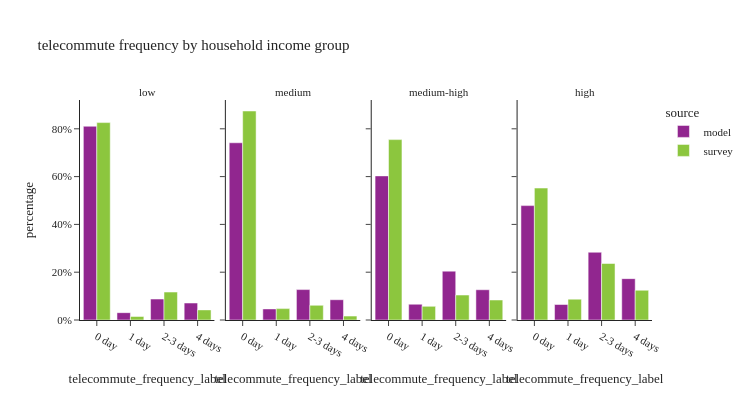

Write notebook code for a chart like this one.
### Code cell
util.plot_share_facetbar(per_data, 'person_weight', share_col="telecommute_frequency_label", title="telecommute frequency by household income group", 
                            facet_col="income_group", facet_col_wrap=4, height=400, orientation='v')

### Figure 1 — Plotly figure (JSON) as saved in the notebook; plotly's stock layout.template omitted (floating-point values rounded to 4 significant figures)
{"data": [{"alignmentgroup": "True", "customdata": [[156893], [5935], [16959], [13752]], "hovertemplate": "source=model<br>income_group=low<br>telecommute_frequency_label=%{x}<br>percentage=%{y}<br>sample_size=%{customdata[0]}<extra></extra>", "legendgroup": "model", "marker": {"color": "#91268F", "pattern": {"shape": ""}}, "name": "model", "offsetgroup": "model", "orientation": "v", "showlegend": true, "textposition": "auto", "type": "bar", "x": ["0 day", "1 day", "2-3 days", "4 days"], "xaxis": "x", "y": [0.8107, 0.03067, 0.08763, 0.07106], "yaxis": "y"}, {"alignmentgroup": "True", "customdata": [[285851], [17864], [49062], [32698]], "hovertemplate": "source=model<br>income_group=medium<br>telecommute_frequency_label=%{x}<br>percentage=%{y}<br>sample_size=%{customdata[0]}<extra></extra>", "legendgroup": "model", "marker": {"color": "#91268F", "pattern": {"shape": ""}}, "name": "model", "offsetgroup": "model", "orientation": "v", "showlegend": false, "textposition": "auto", "type": "bar", "x": ["0 day", "1 day", "2-3 days", "4 days"], "xaxis": "x2", "y": [0.7416, 0.04634, 0.1273, 0.08483], "yaxis": "y2"}, {"alignmentgroup": "True", "customdata": [[297952], [32602], [101009], [62562]], "hovertemplate": "source=model<br>income_group=medium-high<br>telecommute_frequency_label=%{x}<br>percentage=%{y}<br>sample_size=%{customdata[0]}<extra></extra>", "legendgroup": "model", "marker": {"color": "#91268F", "pattern": {"shape": ""}}, "name": "model", "offsetgroup": "model", "orientation": "v", "showlegend": false, "textposition": "auto", "type": "bar", "x": ["0 day", "1 day", "2-3 days", "4 days"], "xaxis": "x3", "y": [0.603, 0.06598, 0.2044, 0.1266], "yaxis": "y3"}, {"alignmentgroup": "True", "customdata": [[248244], [33615], [147044], [89731]], "hovertemplate": "source=model<br>income_group=high<br>telecommute_frequency_label=%{x}<br>percentage=%{y}<br>sample_size=%{customdata[0]}<extra></extra>", "legendgroup": "model", "marker": {"color": "#91268F", "pattern": {"shape": ""}}, "name": "model", "offsetgroup": "model", "orientation": "v", "showlegend": false, "textposition": "auto", "type": "bar", "x": ["0 day", "1 day", "2-3 days", "4 days"], "xaxis": "x4", "y": [0.4786, 0.06481, 0.2835, 0.173], "yaxis": "y4"}, {"alignmentgroup": "True", "customdata": [[419], [16], [53], [42]], "hovertemplate": "source=survey<br>income_group=low<br>telecommute_frequency_label=%{x}<br>percentage=%{y}<br>sample_size=%{customdata[0]}<extra></extra>", "legendgroup": "survey", "marker": {"color": "#8CC63E", "pattern": {"shape": ""}}, "name": "survey", "offsetgroup": "survey", "orientation": "v", "showlegend": true, "textposition": "auto", "type": "bar", "x": ["0 day", "1 day", "2-3 days", "4 days"], "xaxis": "x", "y": [0.826, 0.01481, 0.1169, 0.04231], "yaxis": "y"}, {"alignmentgroup": "True", "customdata": [[293], [22], [65], [40]], "hovertemplate": "source=survey<br>income_group=medium<br>telecommute_frequency_label=%{x}<br>percentage=%{y}<br>sample_size=%{customdata[0]}<extra></extra>", "legendgroup": "survey", "marker": {"color": "#8CC63E", "pattern": {"shape": ""}}, "name": "survey", "offsetgroup": "survey", "orientation": "v", "showlegend": false, "textposition": "auto", "type": "bar", "x": ["0 day", "1 day", "2-3 days", "4 days"], "xaxis": "x2", "y": [0.8745, 0.04767, 0.06148, 0.01635], "yaxis": "y2"}, {"alignmentgroup": "True", "customdata": [[613], [82], [217], [151]], "hovertemplate": "source=survey<br>income_group=medium-high<br>telecommute_frequency_label=%{x}<br>percentage=%{y}<br>sample_size=%{customdata[0]}<extra></extra>", "legendgroup": "survey", "marker": {"color": "#8CC63E", "pattern": {"shape": ""}}, "name": "survey", "offsetgroup": "survey", "orientation": "v", "showlegend": false, "textposition": "auto", "type": "bar", "x": ["0 day", "1 day", "2-3 days", "4 days"], "xaxis": "x3", "y": [0.7548, 0.05712, 0.1044, 0.08366], "yaxis": "y3"}, {"alignmentgroup": "True", "customdata": [[463], [83], [329], [219]], "hovertemplate": "source=survey<br>income_group=high<br>telecommute_frequency_label=%{x}<br>percentage=%{y}<br>sample_size=%{customdata[0]}<extra></extra>", "legendgroup": "survey", "marker": {"color": "#8CC63E", "pattern": {"shape": ""}}, "name": "survey", "offsetgroup": "survey", "orientation": "v", "showlegend": false, "textposition": "auto", "type": "bar", "x": ["0 day", "1 day", "2-3 days", "4 days"], "xaxis": "x4", "y": [0.5521, 0.08714, 0.2363, 0.1244], "yaxis": "y4"}], "layout": {"annotations": [{"font": {}, "showarrow": false, "text": "low", "x": 0.1175, "xanchor": "center", "xref": "paper", "y": 1.0, "yanchor": "bottom", "yref": "paper"}, {"font": {}, "showarrow": false, "text": "medium", "x": 0.3725, "xanchor": "center", "xref": "paper", "y": 1.0, "yanchor": "bottom", "yref": "paper"}, {"font": {}, "showarrow": false, "text": "medium-high", "x": 0.6275, "xanchor": "center", "xref": "paper", "y": 1.0, "yanchor": "bottom", "yref": "paper"}, {"font": {}, "showarrow": false, "text": "high", "x": 0.8825, "xanchor": "center", "xref": "paper", "y": 1.0, "yanchor": "bottom", "yref": "paper"}], "barmode": "group", "height": 400, "legend": {"title": {"text": "source"}, "tracegroupgap": 0}, "title": {"text": "telecommute frequency by household income group"}, "width": 750, "xaxis": {"anchor": "y", "domain": [0.0, 0.235], "title": {"text": "telecommute_frequency_label"}}, "xaxis2": {"anchor": "y2", "domain": [0.255, 0.49], "matches": "x", "title": {"text": "telecommute_frequency_label"}}, "xaxis3": {"anchor": "y3", "domain": [0.51, 0.745], "matches": "x", "title": {"text": "telecommute_frequency_label"}}, "xaxis4": {"anchor": "y4", "domain": [0.765, 1.0], "matches": "x", "title": {"text": "telecommute_frequency_label"}}, "yaxis": {"anchor": "x", "domain": [0.0, 1.0], "tickformat": ".0%", "title": {"text": "percentage"}}, "yaxis2": {"anchor": "x2", "domain": [0.0, 1.0], "matches": "y", "showticklabels": false, "tickformat": ".0%"}, "yaxis3": {"anchor": "x3", "domain": [0.0, 1.0], "matches": "y", "showticklabels": false}, "yaxis4": {"anchor": "x4", "domain": [0.0, 1.0], "matches": "y", "showticklabels": false}}}
